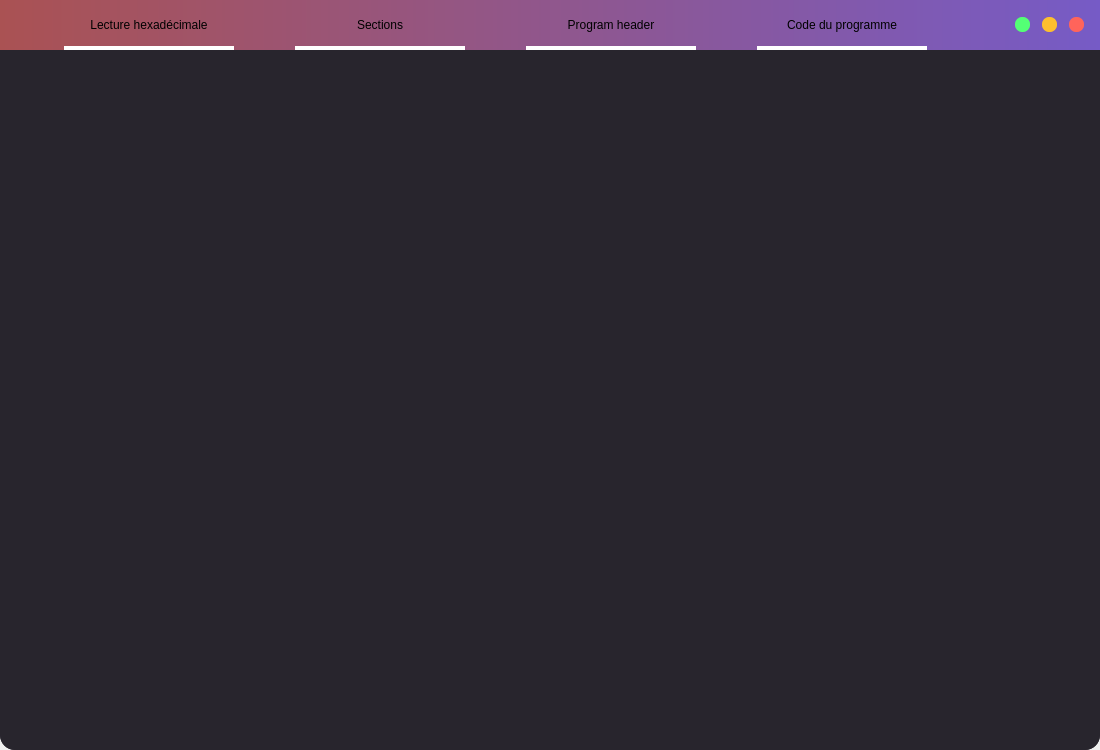
<?xml version="1.0" encoding="UTF-8"?>
<ui version="4.0">
 <class>MainWindow</class>
 <widget class="QMainWindow" name="MainWindow">
  <property name="geometry">
   <rect>
    <x>0</x>
    <y>0</y>
    <width>1100</width>
    <height>750</height>
   </rect>
  </property>
  <property name="minimumSize">
   <size>
    <width>1100</width>
    <height>750</height>
   </size>
  </property>
  <property name="windowTitle">
   <string>MainWindow</string>
  </property>
  <property name="styleSheet">
   <string notr="true"/>
  </property>
  <widget class="QWidget" name="centralwidget">
   <layout class="QHBoxLayout" name="horizontalLayout">
    <property name="leftMargin">
     <number>0</number>
    </property>
    <property name="topMargin">
     <number>0</number>
    </property>
    <property name="rightMargin">
     <number>0</number>
    </property>
    <property name="bottomMargin">
     <number>0</number>
    </property>
    <item>
     <widget class="QFrame" name="frame">
      <property name="styleSheet">
       <string notr="true">/*background: #ffeade;*/
background: rgb(40, 37, 45);
border: none;
border-radius: 15px;</string>
      </property>
      <property name="frameShape">
       <enum>QFrame::StyledPanel</enum>
      </property>
      <property name="frameShadow">
       <enum>QFrame::Raised</enum>
      </property>
      <layout class="QVBoxLayout" name="verticalLayout">
       <property name="leftMargin">
        <number>0</number>
       </property>
       <property name="topMargin">
        <number>0</number>
       </property>
       <property name="rightMargin">
        <number>0</number>
       </property>
       <property name="bottomMargin">
        <number>0</number>
       </property>
       <item>
        <widget class="QFrame" name="frame_2">
         <property name="maximumSize">
          <size>
           <width>16777215</width>
           <height>50</height>
          </size>
         </property>
         <property name="styleSheet">
          <string notr="true">/*background-color: rgb(40, 37, 45);*/
background-color: qlineargradient(spread:pad, x1:0, y1:1, x2:1, y2:1, stop:0 rgba(170, 82, 83, 255), stop:1 rgba(118, 91, 198, 255));
border-radius: 0px;</string>
         </property>
         <property name="frameShape">
          <enum>QFrame::StyledPanel</enum>
         </property>
         <property name="frameShadow">
          <enum>QFrame::Raised</enum>
         </property>
         <layout class="QHBoxLayout" name="horizontalLayout_2">
          <property name="leftMargin">
           <number>0</number>
          </property>
          <property name="topMargin">
           <number>0</number>
          </property>
          <property name="rightMargin">
           <number>0</number>
          </property>
          <property name="bottomMargin">
           <number>0</number>
          </property>
          <item>
           <widget class="QFrame" name="frame_4">
            <property name="styleSheet">
             <string notr="true">background: transparent;</string>
            </property>
            <property name="frameShape">
             <enum>QFrame::StyledPanel</enum>
            </property>
            <property name="frameShadow">
             <enum>QFrame::Raised</enum>
            </property>
            <layout class="QHBoxLayout" name="horizontalLayout_4">
             <property name="topMargin">
              <number>0</number>
             </property>
             <property name="bottomMargin">
              <number>0</number>
             </property>
             <item>
              <widget class="QPushButton" name="hexaButton">
               <property name="minimumSize">
                <size>
                 <width>170</width>
                 <height>50</height>
                </size>
               </property>
               <property name="maximumSize">
                <size>
                 <width>170</width>
                 <height>50</height>
                </size>
               </property>
               <property name="styleSheet">
                <string notr="true">font: 200 11pt &quot;Noto Sans Thai UI&quot;;
border: 4px solid;
border-bottom-color: rgb(255, 255, 255);
border-top-color: transparent;
border-right-color: transparent;
border-left-color: transparent;</string>
               </property>
               <property name="text">
                <string>Lecture hexadécimale</string>
               </property>
              </widget>
             </item>
             <item>
              <widget class="QPushButton" name="sectionsButton">
               <property name="minimumSize">
                <size>
                 <width>170</width>
                 <height>50</height>
                </size>
               </property>
               <property name="maximumSize">
                <size>
                 <width>170</width>
                 <height>50</height>
                </size>
               </property>
               <property name="styleSheet">
                <string notr="true">font: 200 11pt &quot;Noto Sans Thai UI&quot;;
border: 4px solid;
border-bottom-color: rgb(255, 255, 255);
border-top-color: transparent;
border-right-color: transparent;
border-left-color: transparent;</string>
               </property>
               <property name="text">
                <string>Sections</string>
               </property>
              </widget>
             </item>
             <item>
              <widget class="QPushButton" name="pheaderButton">
               <property name="minimumSize">
                <size>
                 <width>170</width>
                 <height>50</height>
                </size>
               </property>
               <property name="maximumSize">
                <size>
                 <width>170</width>
                 <height>50</height>
                </size>
               </property>
               <property name="styleSheet">
                <string notr="true">font: 200 11pt &quot;Noto Sans Thai UI&quot;;
border: 4px solid;
border-bottom-color: rgb(255, 255, 255);
border-top-color: transparent;
border-right-color: transparent;
border-left-color: transparent;</string>
               </property>
               <property name="text">
                <string>Program header</string>
               </property>
              </widget>
             </item>
             <item>
              <widget class="QPushButton" name="codeButton">
               <property name="minimumSize">
                <size>
                 <width>170</width>
                 <height>50</height>
                </size>
               </property>
               <property name="maximumSize">
                <size>
                 <width>170</width>
                 <height>50</height>
                </size>
               </property>
               <property name="styleSheet">
                <string notr="true">font: 200 11pt &quot;Noto Sans Thai UI&quot;;

background: transparent;
border: 4px solid;
border-bottom-color: rgb(255, 255, 255);
border-top-color: transparent;
border-right-color: transparent;
border-left-color: transparent;</string>
               </property>
               <property name="text">
                <string>Code du programme</string>
               </property>
              </widget>
             </item>
            </layout>
           </widget>
          </item>
          <item>
           <widget class="QFrame" name="frame_5">
            <property name="maximumSize">
             <size>
              <width>100</width>
              <height>35</height>
             </size>
            </property>
            <property name="styleSheet">
             <string notr="true">background: transparent;</string>
            </property>
            <property name="frameShape">
             <enum>QFrame::StyledPanel</enum>
            </property>
            <property name="frameShadow">
             <enum>QFrame::Raised</enum>
            </property>
            <layout class="QHBoxLayout" name="horizontalLayout_3">
             <property name="leftMargin">
              <number>9</number>
             </property>
             <property name="topMargin">
              <number>9</number>
             </property>
             <item>
              <widget class="QPushButton" name="minimizButton">
               <property name="minimumSize">
                <size>
                 <width>15</width>
                 <height>15</height>
                </size>
               </property>
               <property name="maximumSize">
                <size>
                 <width>15</width>
                 <height>15</height>
                </size>
               </property>
               <property name="styleSheet">
                <string notr="true">background: #54ff75;
border-radius: 7px;
border: none;</string>
               </property>
               <property name="text">
                <string/>
               </property>
              </widget>
             </item>
             <item>
              <widget class="QPushButton" name="maximizeButton">
               <property name="minimumSize">
                <size>
                 <width>15</width>
                 <height>15</height>
                </size>
               </property>
               <property name="maximumSize">
                <size>
                 <width>15</width>
                 <height>15</height>
                </size>
               </property>
               <property name="styleSheet">
                <string notr="true">background: #fdbf2e;
border-radius: 7px;
border: none;</string>
               </property>
               <property name="text">
                <string/>
               </property>
              </widget>
             </item>
             <item>
              <widget class="QPushButton" name="exitButton">
               <property name="maximumSize">
                <size>
                 <width>15</width>
                 <height>15</height>
                </size>
               </property>
               <property name="styleSheet">
                <string notr="true">background: #ff645b;
border-radius: 7px;
border: none;</string>
               </property>
               <property name="text">
                <string/>
               </property>
              </widget>
             </item>
            </layout>
           </widget>
          </item>
         </layout>
        </widget>
       </item>
       <item>
        <widget class="QFrame" name="frame_3">
         <property name="frameShape">
          <enum>QFrame::StyledPanel</enum>
         </property>
         <property name="frameShadow">
          <enum>QFrame::Raised</enum>
         </property>
         <layout class="QVBoxLayout" name="verticalLayout_2">
          <property name="spacing">
           <number>18</number>
          </property>
          <property name="leftMargin">
           <number>9</number>
          </property>
          <property name="topMargin">
           <number>9</number>
          </property>
          <property name="rightMargin">
           <number>9</number>
          </property>
          <property name="bottomMargin">
           <number>9</number>
          </property>
          <item>
           <widget class="QFrame" name="frame_6">
            <property name="minimumSize">
             <size>
              <width>0</width>
              <height>60</height>
             </size>
            </property>
            <property name="maximumSize">
             <size>
              <width>16777215</width>
              <height>60</height>
             </size>
            </property>
            <property name="frameShape">
             <enum>QFrame::StyledPanel</enum>
            </property>
            <property name="frameShadow">
             <enum>QFrame::Raised</enum>
            </property>
           </widget>
          </item>
          <item>
           <widget class="QFrame" name="frame_7">
            <property name="frameShape">
             <enum>QFrame::StyledPanel</enum>
            </property>
            <property name="frameShadow">
             <enum>QFrame::Raised</enum>
            </property>
            <layout class="QHBoxLayout" name="horizontalLayout_5">
             <property name="leftMargin">
              <number>0</number>
             </property>
             <property name="topMargin">
              <number>0</number>
             </property>
             <property name="rightMargin">
              <number>0</number>
             </property>
             <property name="bottomMargin">
              <number>0</number>
             </property>
             <item>
              <widget class="QScrollArea" name="scrollArea">
               <property name="widgetResizable">
                <bool>true</bool>
               </property>
               <widget class="QWidget" name="scrollAreaWidgetContents">
                <property name="geometry">
                 <rect>
                  <x>0</x>
                  <y>0</y>
                  <width>826</width>
                  <height>598</height>
                 </rect>
                </property>
               </widget>
              </widget>
             </item>
             <item>
              <widget class="QScrollArea" name="scrollArea_2">
               <property name="maximumSize">
                <size>
                 <width>250</width>
                 <height>16777215</height>
                </size>
               </property>
               <property name="widgetResizable">
                <bool>true</bool>
               </property>
               <widget class="QWidget" name="scrollAreaWidgetContents_2">
                <property name="geometry">
                 <rect>
                  <x>0</x>
                  <y>0</y>
                  <width>250</width>
                  <height>598</height>
                 </rect>
                </property>
               </widget>
              </widget>
             </item>
            </layout>
           </widget>
          </item>
         </layout>
        </widget>
       </item>
      </layout>
     </widget>
    </item>
   </layout>
  </widget>
 </widget>
 <resources/>
 <connections/>
</ui>
